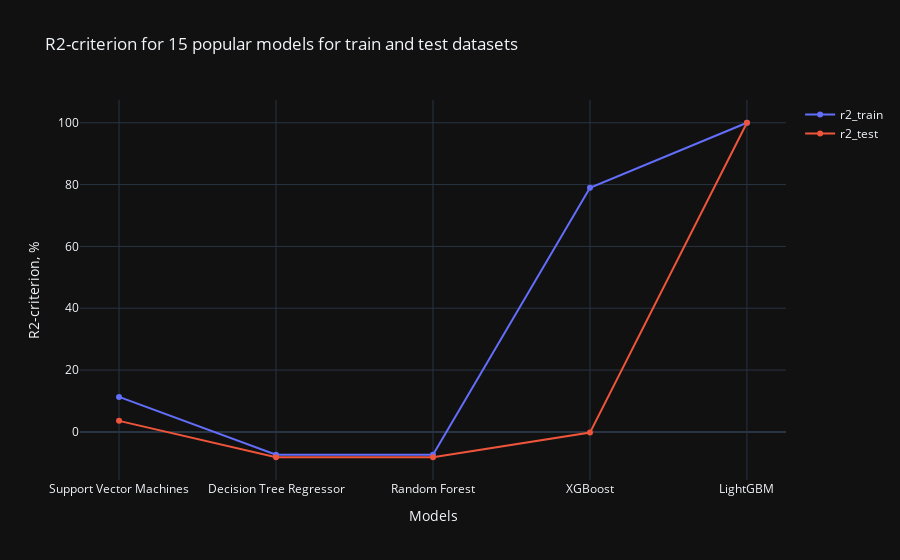

The cell this chart's notebook holds for it:
### Code cell
# Plot with plotly dark theme
import plotly.graph_objects as go
fig = go.Figure()
fig.add_trace(go.Scatter(x=models['Model'], y=models['r2_train'], name='r2_train'))
fig.add_trace(go.Scatter(x=models['Model'], y=models['r2_test'], name='r2_test'))
fig.update_layout(title='R2-criterion for 15 popular models for train and test datasets',
                   xaxis_title='Models',
                   yaxis_title='R2-criterion, %')
fig.update_layout(template='plotly_dark')
# update size
fig.show()

### Figure 1 — Plotly figure (JSON) as saved in the notebook; plotly's stock layout.template omitted (floating-point values rounded to 4 significant figures)
{"data": [{"name": "r2_train", "x": ["Support Vector Machines", "Decision Tree Regressor", "Random Forest", "XGBoost", "LightGBM"], "y": [11.31, -7.37, -7.37, 78.98, 100.0], "type": "scatter"}, {"name": "r2_test", "x": ["Support Vector Machines", "Decision Tree Regressor", "Random Forest", "XGBoost", "LightGBM"], "y": [3.57, -8.2, -8.2, -0.23, 100.0], "type": "scatter"}], "layout": {"title": {"text": "R2-criterion for 15 popular models for train and test datasets"}, "xaxis": {"title": {"text": "Models"}}, "yaxis": {"title": {"text": "R2-criterion, %"}}}}
